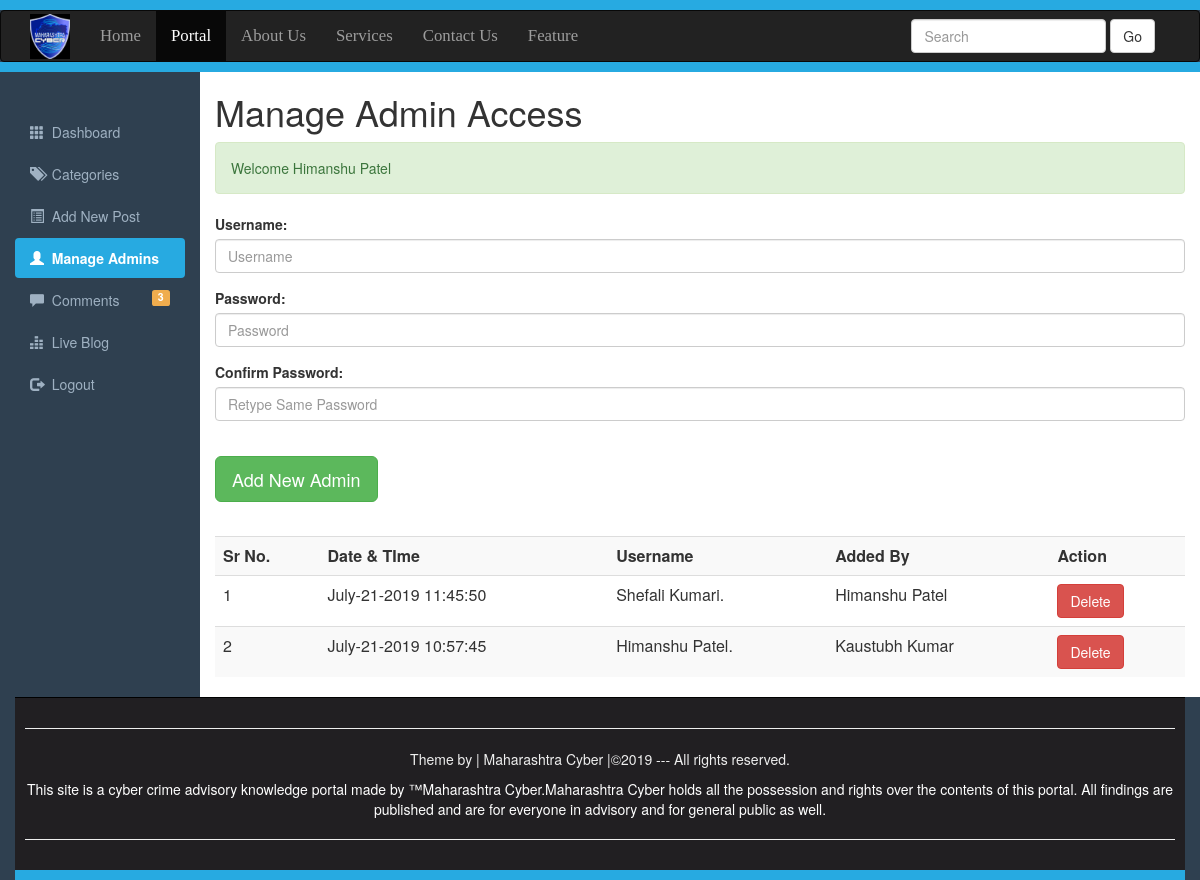
The page /ManageAdmin.php (signed in) on the database its author committed.
### tables this page shows
CREATE TABLE `admin_registration` (
  `id` int(10) NOT NULL,
  `datetime` varchar(50) NOT NULL,
  `username` varchar(200) NOT NULL,
  `password` varchar(250) NOT NULL,
  `addedby` varchar(200) NOT NULL
);

### ManageAdmin.php (the view, shortened to what this page needs)
<?php require_once("include/Sessions.php");?>
<!DOCTYPE>
<html>
    <head>
        <link rel="stylesheet" href="css/bootstrap.min.css">
        <link rel="stylesheet" href="css/adminstyle.css">
    </head>
    <body>
    <div style="height: 10px;background: #27AAE1;"></div>
<nav class ="navbar navbar-inverse" role="navigation">
    <div class="container">
        <div class="navbar-header">
        <a class="navbar-brand" href="Portal.php">
        <img style="margin-top: -12px;" src="images/maha.jfif" width=40;height=7;>
        </a>
        </div>
        <div class="collapse navbar-collapse" id="collapse">
        <ul class="nav navbar-nav">
            <li><a href="#">Home</a></li>
            <li class="active"><a href="Portal.php" target="_blank">Portal</a></li>
            <li><a href="#">About Us</a></li>
            <li><a href="#">Services</a></li>
            <li><a href="#">Contact Us</a></li>
            <li><a href="#">Feature</a></li>
        </ul>
        <form action="Portal.php" class="navbar-form navbar-right">
        <div class="form-group">
        <input type="text" class="form-control" placeholder="Search" name="Search">
        </div>
        <button class="btn btn-default" name="SearchButton">Go</button>
        </form>
        </div>
        </nav>
        <div class="Line" style="height: 10px;background: #27AAE1;"></div>
<div class="container-fluid">
<div class="row">
    <div class="col-sm-2">
    <br><br>
        <ul id="Side_Menu" class="nav nav-pills nav-stacked">
        <li><a href="Dashboard.php">
        <span class="glyphicon glyphicon-th"></span>
        &nbsp;Dashboard</a></li>
        <li><a href="Categories.php">
        <span class="glyphicon glyphicon-tags"></span>
        &nbsp;Categories</a></li>
        <li><a href="AddNewPost.php">
        <span class="glyphicon glyphicon-list-alt"></span>
        &nbsp;Add New Post</a></li>
        <li class="active"><a href="ManageAdmin.php">
        <span class="glyphicon glyphicon-user"></span>
        &nbsp;Manage Admins</a></li>
        <li><a href="Comments.php">
        <span class="glyphicon glyphicon-comment"></span>
        &nbsp;Comments
        <?php
                     global $connection;
                     $QueryTotal="SELECT COUNT(*) FROM comments WHERE status='OFF'";
                     $ExecuteTotal=mysqli_query($connection,$QueryTotal);
                     $RowsTotal=mysqli_fetch_array($ExecuteTotal);
                     $TotalUnApprovedComments=array_shift($RowsTotal);
                ?>
                <span class="label pull-right label-warning">
                <?php echo $TotalUnApprovedComments; ?></span>
        </a></li>
        <li><a href="#">
        <span class="glyphicon glyphicon-equalizer"></span>
        &nbsp;Live Blog</a></li>
        <li><a href="Logout.php">
        <span class="glyphicon glyphicon-log-out"></span>
        &nbsp;Logout</a></li>
        </ul>
        </div>
        <div class="col-sm-10">
        <h1>Manage Admin Access</h1>
        <div><?php  echo Message();
                    echo SuccessMessage();
         ?></div>
        <div>
        <form action="ManageAdmin.php" method="post">
        <fieldset>
            <div class="form-group">
            <label for="Username"><span>Username:</span></label>
            <input class="form-control" type="text" name="Username" id="Username" placeholder="Username">
            </div>
            <div class="form-group">
            <label for="Password"><span>Password:</span></label>
            <input class="form-control" type="Password" name="Password" id="Password" placeholder="Password">
            </div>
            <div class="form-group">
            <label for="ConfirmPassword"><span>Confirm Password:</span></label>
            <input class="form-control" type="Password" name="ConfirmPassword" id="ConfirmPassword" placeholder="Retype Same Password">
            </div>
            <br>
            <input class="btn btn-success btn-lg"type="Submit" name="Submit" value="Add New Admin">
        </fieldset>
        <br>
        </form>
        </div>
        <div class="table-responsive">
         <table class="table table-striped table-hover">
    <tr>
        <th>Sr No.</th>
        <th>Date & TIme</th>
        <th>Username</th>
        <th>Added By</th>
        <th>Action</th>
    </tr>
<?php
global $connection;
$ViewQuery="SELECT * FROM admin_registration ORDER BY datetime desc";
$Execute=mysqli_query($connection,$ViewQuery);
$SrNo=0;
while($DataRows=mysqli_fetch_array($Execute)){
    $Id=$DataRows["id"];
    $DateTime=$DataRows["datetime"];
    $AdminName=$DataRows["username"];
    $AddedBy=$DataRows["addedby"];
    $SrNo++;
?>
<tr>
        <td><?php echo $SrNo;?></td>
        <td><?php echo $DateTime;?></td>
        <td><?php echo $AdminName;?>.</td>
        <td><?php echo $AddedBy;?></td>
        <td><a href="DeleteAdmin.php?id=<?php echo $Id;?>">
        <span class="btn btn-danger">Delete</span>
</a>
</td>
</tr>
<?php } ?>
    </table>
        </div>
</div>
</div>
<div id="Footer">
    <hr><p>Theme by | Maharashtra Cyber |&copy;2019 --- All rights reserved.
</p>
<a style="color: white; text-decoration:none; cursor: pointer; font weight: bold" href="https://www.reportphishing.in/index.php" target="_blank">
<p>This site is a cyber crime advisory knowledge portal made by &trade;Maharashtra Cyber.Maharashtra Cyber holds all the possession and rights over the contents of this portal.
    All findings are published and are for everyone in advisory and for general public as well.
</p><hr></a>
</div>
<div style="height: 10px; background: #27AAE1;"></div>
    </body>
</html>

### css/adminstyle.css (style rules this page uses)
.navbar-nav li { font-family: Bitter,Georgia,Times,"Times New Roman",serif; font-size: 1.2em; }
.Line { margin-top: -20px; }
body { background-color: #2f4050; }
.col-sm-10 { background-color: #ffffff; }
#Side_Menu a { color: #9fb1c2; }
#Side_Menu .active a { color: #ffffff; background-color: #27AAE1; font-weight: bold; }
#Footer { padding: 10px; border-top: 1px solid black; color: #eeeeee; background-color: #211f22; text-align: center; }

### ManageAdmin.php (style rules this page uses)
.navbar-nav li { font-family: Bitter,Georgia,Times,"Times New Roman",serif; font-size: 1.2em; }
.Line { margin-top: -20px; }

### rows shown on the page
admin_registration: datetime "July-21-2019 11:45:50", username "Shefali Kumari", addedby "Himanshu Patel"
admin_registration: datetime "July-21-2019 10:57:45", username "Himanshu Patel", addedby "Kaustubh Kumar"

### other values the page prints
$TotalUnApprovedComments "3"
SuccessMessage() "Welcome Himanshu Patel"
